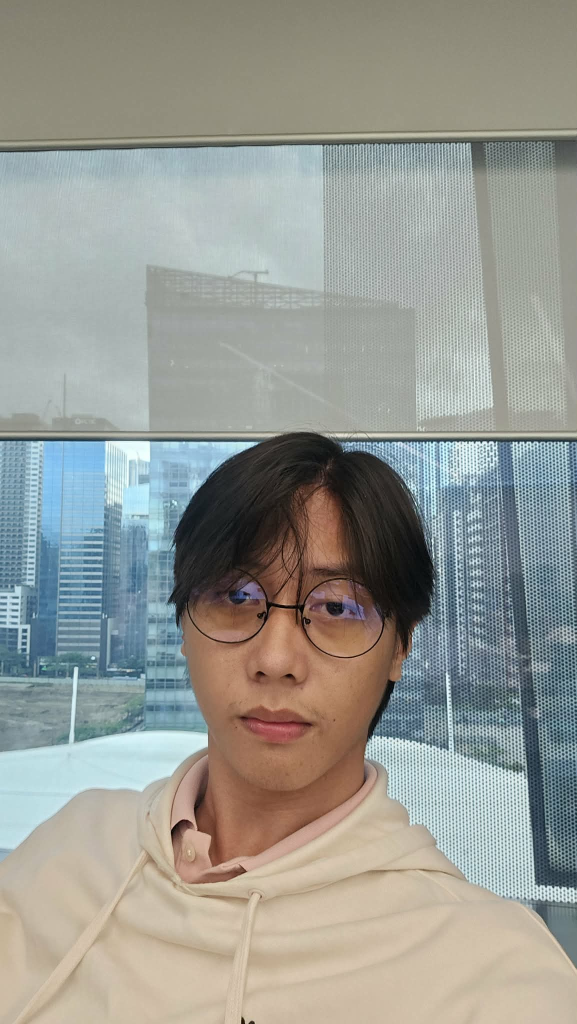
#> input picture training_images/brother/11a9f5a4-173b-4446-943c-6dce45f52692.jpg, 1153 x 2048 px (shown at 1/2 size); its folder holds only this picture in this run
$ python train_faces.py
#> lines starting #> are read from the running program, lines starting #| are printed output that depends on the picture
'''
Face Recognition Training Script
Run this first to train the model with your face images
'''

import cv2
import os
import numpy as np
import pickle

face_classifier = cv2.CascadeClassifier('./haarcascade_frontalface_default.xml')
face_recognizer = cv2.face.LBPHFaceRecognizer_create()

training_data = []
labels = []
label_dict = {}
label_count = 0

# Path to training images
training_dir = 'training_images'

if not os.path.exists(training_dir):
    print(f"Creating {training_dir} folder...")
    os.makedirs(training_dir)
    print("Please create subfolders for each person:")
    print("  - training_images/brother")
    print("  - training_images/little_brother")
    print("Add 5-10 images of each person's face to their folder.")
    print("Supported formats: jpg, png, jpeg")
    exit()

# Load images from subfolders
for person_name in os.listdir(training_dir):
    person_path = os.path.join(training_dir, person_name)

    if not os.path.isdir(person_path):
        continue

    if person_name not in label_dict:
        label_dict[person_name] = label_count
        label_count += 1

    print(f"Loading images for {person_name}...")

    for image_name in os.listdir(person_path):
        if image_name.lower().endswith(('.jpg', '.png', '.jpeg')):
            image_path = os.path.join(person_path, image_name)
            image = cv2.imread(image_path)
#> image is the input picture: shape (2048, 1153, 3); mean B, G, R 147.4, 153.8, 151.7

            if image is None:
                print(f"  Warning: Could not load {image_name}")
                continue

            gray = cv2.cvtColor(image, cv2.COLOR_BGR2GRAY)
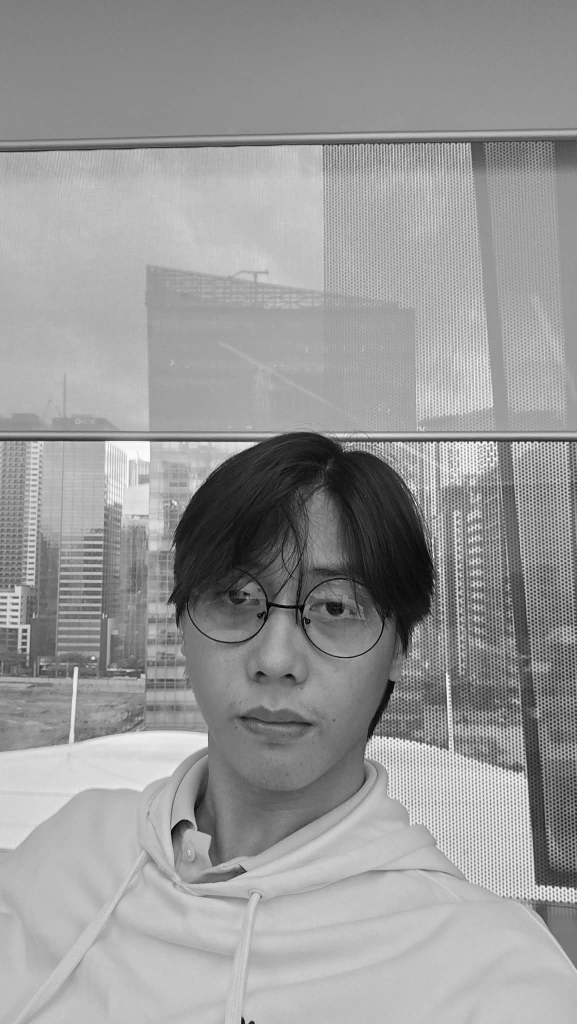
#> gray: shape (2048, 1153) (shown at 1/2 size); min 0, max 253, mean 152.5
            faces = face_classifier.detectMultiScale(gray, 1.1, 3, minSize=(30, 30))
#> faces = [[299, 1033, 510, 510]]

            if len(faces) == 0:
                print(f"  Warning: No face detected in {image_name} - skipping")
                continue

            for (x, y, w, h) in faces:
                roi_gray = gray[y:y+h, x:x+w]
                roi_gray = cv2.resize(roi_gray, (200, 200), interpolation=cv2.INTER_AREA)
                training_data.append(roi_gray)
                labels.append(label_dict[person_name])
                print(f"  Loaded: {image_name} (found {len(faces)} face(s))")
#> this loop made 1 pass
#|   Loaded: 11a9f5a4-173b-4446-943c-6dce45f52692.jpg (found 1 face(s))
#> pass 1, `roi_gray = gray[y:y+h, x:x+w]`:
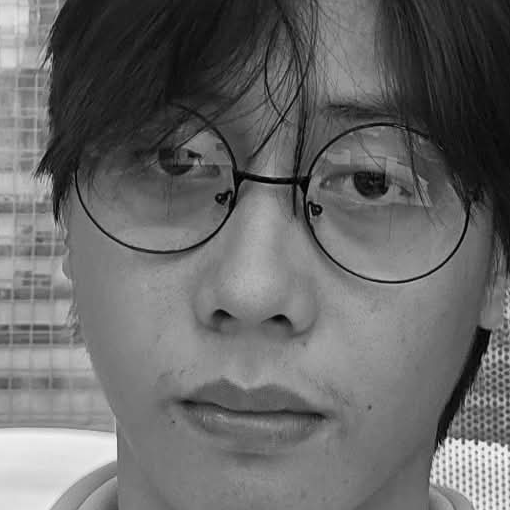
#> roi_gray: shape (510, 510); min 0, max 251, mean 104.6
#> after the loop, labels = [0]; training_data = 1 item
#> pass 2 of the loop `for person_name in os.listdir(training_dir):`:
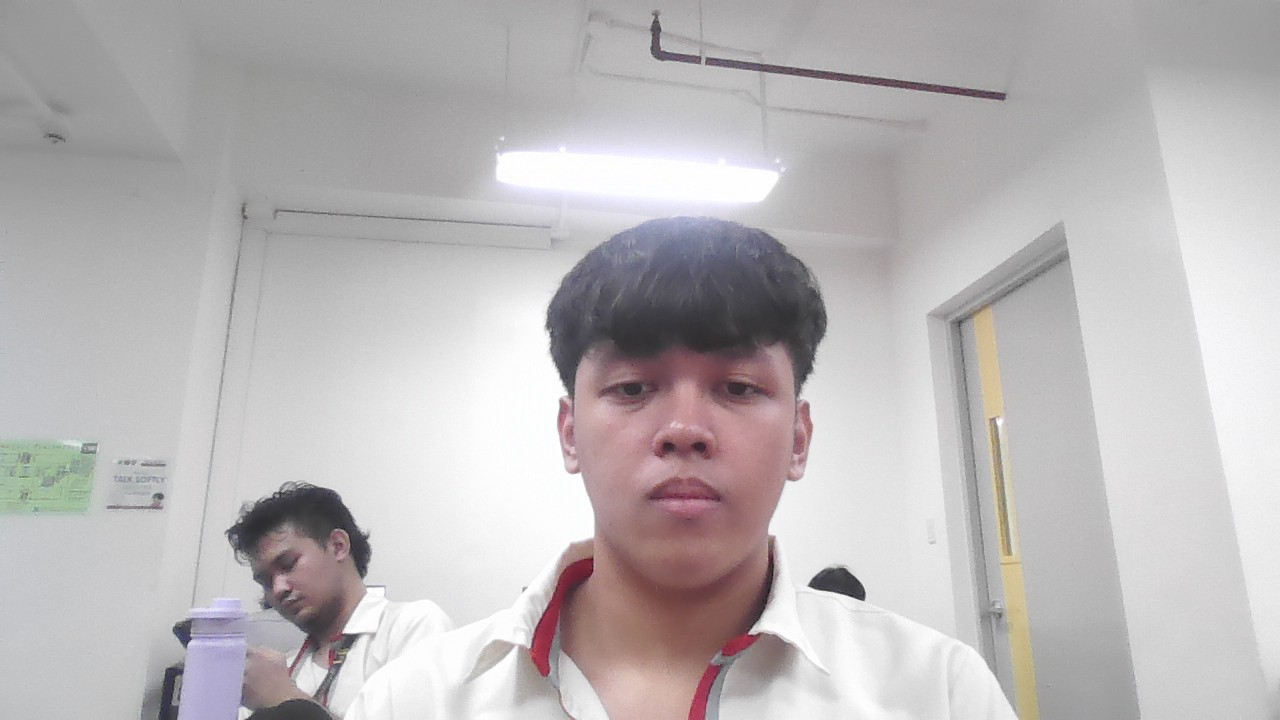
#> input picture training_images/little_brother/WIN_20251209_12_23_07_Pro.jpg, 1280 x 720 px
#> image is the input picture: shape (720, 1280, 3); mean B, G, R 183.8, 182.8, 186.9
#> `gray = cv2.cvtColor(image, cv2.COLOR_BGR2GRAY)`:
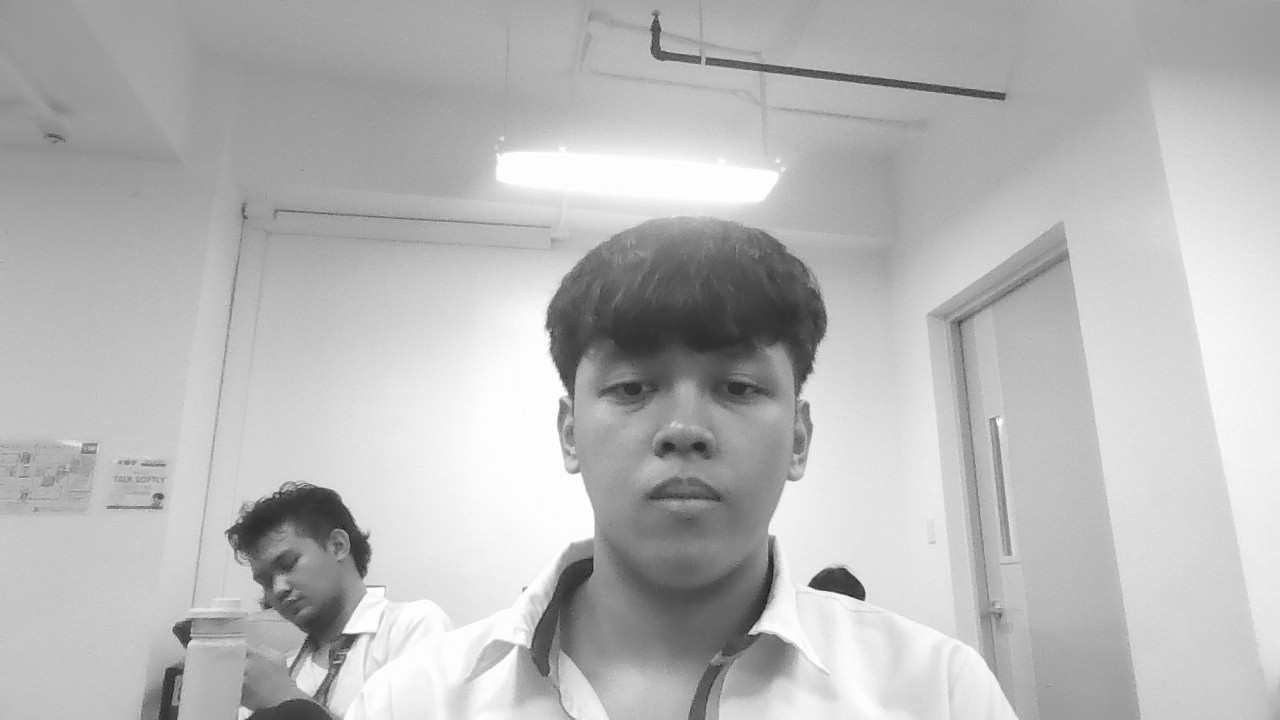
#> gray: shape (720, 1280); min 21, max 255, mean 184.2
#> faces = [[547, 280, 276, 276]]
#> the loop `for (x, y, w, h) in faces:` made 1 pass
#> (printed output is left out)
#> pass 1, `roi_gray = gray[y:y+h, x:x+w]`:
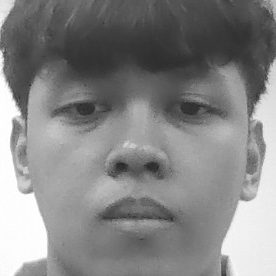
#> roi_gray: shape (276, 276); min 35, max 255, mean 133.3
#> after the loop `for (x, y, w, h) in faces:`: labels = [0, 1]; training_data = 2 items

if len(training_data) == 0:
    print("No face images found! Please add images to training_images/ folders.")
    exit()

print(f"\nTraining with {len(training_data)} images...")
#> (printed output is left out)

# Train the model
training_data = np.array(training_data, dtype=np.uint8)
labels = np.array(labels)

face_recognizer.train(training_data, labels)

# Save model
face_recognizer.write('face_model.yml')

# Save labels
with open('labels.pkl', 'wb') as f:
    pickle.dump(label_dict, f)

print("Model trained successfully!")
print(f"Recognized people: {list(label_dict.keys())}")
print("\nNow run: python test.py")
